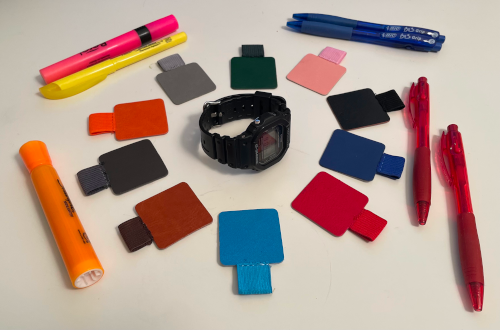
#> input picture A0-Introduction/images/source/image.png, 500 x 330 px
$ python main.py   (older library calls are emulated)
#> lines starting #> are read from the running program, lines starting #| are printed output that depends on the picture
### A0-Introduction/assignment0.py
# CS6475 - Fall 2022

# These are the only libraries you may use. No additional imports are allowed.
import cv2
import numpy as np


""" Assignment 0 - Introduction

This file has a number of basic image handling functions that you need
to write python3 code for in order to complete the assignment. We will
be using these image processing skills throughout the course, and this assignment helps
to familiarize yourself with the cv2 and numpy libraries. Please write
the appropriate code, following the instructions in the docstring for each
function. Make sure that you know which commands and libraries you may or may
not use.

GENERAL RULES:
saves, shows, displays, prints, or writes
    over the image
    1. DO NOT INCLUDE CODE THAT PRINTS, SAVES, DISPLAYS IMAGES, OR
    WRITES OVER THE INPUT IMAGE that you are being passed in. Any code line that
    you may have in your code to complete these actions must be commented out
    when you turn in your code. These actions may cause the autograder to crash
    or run slowly, possibly exceeding the time limit of 10 minutes,
    which will count as one of your limited attempts.

    2. DO NOT IMPORT ANY OTHER LIBRARIES aside from the ones that we
    provide above. If you do, you will error out the Autograder, counting as
    one of your attampts. You can complete the assignment with the given libraries.

    3. DO NOT CHANGE THE FORMAT OF THIS FILE. You may NOT change function
    type signatures (not even named parameters with defaults). You may add
    additional code to this file at your discretion, however it is your
    responsibility to ensure that the autograder accepts your submission. Any changes
    you make outside the areas annotated for student code must not impact your
    performance on the autograder, or the operation of the autograder as designed.

    4. THIS FILE HAS ONLY BEEN TESTED IN THE COURSE ENVIRONMENT, (CS6475).
    You are responsible for ensuring that your code executes properly in the
    course environment and in the Gradescope autograder.

    Thank you.
"""


# [18 lines left out: function returnYourName, not called in this run]


def imageDimensions(image):
    """ This function takes your input image and returns its array shape.
    You may use a numpy command to find the shape.

    Parameters
    ----------
    image : numpy.ndarray
        A 3-channel color (BGR) image, 200kB or less,
        represented as a numpy array of dimensions (HxWxD) and type np.uint8

    Returns
    ----------
    tuple:  tuple of numpy integers of type np.int
        the tuple returns the shape of the image ordered as
        (rows, columns, channels)
    """
    return image.shape

def imageSize(image):
    """ This function takes your input image and returns its array size,
    which is the total number of pixels used by all three channels.
    You may use a numpy command to find the size.

    Parameters
    ----------
    image : numpy.ndarray
        A 3-channel color (BGR) image, 200kB or less,
        represented as a numpy array of dimensions (HxWxD) and type np.uint8

    Returns
    ----------
    integer:  integer value of the total number of elements in your image
    """
    return image.size

def myFilter():
    """ This function returns the 2D (H, W) filter that you are using in
    the report. Enter values or calculations to generate your filter,
    as appropriate.

    Parameters
    ----------
    None

    Returns
    ----------
    filter : numpy.ndarray
        A 2D (H, W) numpy array of variable dimensions, with type np.float64.
        The filter must be square (H = W).
        The dimensions must be odd (H % 2 = 1), where % is the modular operator.
        https://www.w3schools.com/python/trypython.asp?filename=demo_oper_mod
        The filter elements should sum to:
        *  1 for most filters
        *  0 for edge filters
    """
    n = 7
    return np.ones((n, n), dtype=np.float64) * 1/(n**2)

def convolutionManual(image, filter):
    """ This function takes your input color (BGR) image and any square, symmetrical
    filter with odd dimensions and convolves them. MAKE SURE YOUR CODE PERFORMS
    CONVOLUTION, NOT CORRELATION. The difference is small but important.

    The returned image must be the same size and type as the input image. We will
    input different filters in the autograder tests, do not hard-code the filter.

    YOUR CODE MUST USE LOOPS (it will be slower) and move the filter past each pixel
    of your image to determine the new pixel values. We assign this exercise to help
    you understand what filtering does and exactly how it is applied to an image.
    Almost every assignment will involve filtering, this is essential understanding.

    **************** FORBIDDEN COMMANDS ******************
    NO CV2 COMMANDS AT ALL MAY BE USED IN THIS FUNCTION
    NO NUMPY CONVOLVE OR STRIDES COMMANDS
    In general, no use of commands that do your homework for you.
    The use of forbidden commands may result in a zero score
    and an honor code violation review.

    We will review the code from this function during grading.
    If we find that you are using any commands that are
    forbidden here, you may receive a zero for the assignment
    and it will be reviewed for an honor code violation.
    ******************************************************

    Follow these steps:
    (1) Copy the image into a new array, so that you do not write over the image.
        Change the type to float64 for calculations.
    (2) From the shape of the filter, determine how many rows of padding you need.
    (3) Pad the copied image with "mirrored" padding. You must use the correct
        amount of padding of the correct type. For example: if a 7x7 filter is
        used you will require three rows/columns of padding around the image.
        A mirrored padding row will look like:

            image row [abcdefgh] ====> padded image row [cba|abcdefgh|hgf]

        Note1: If you use np.pad for this, each channel must be filtered separately.

    (4) Convolve, passing the filter (kernel) through all of the padded image.
        Save new pixel values in the result array. Don't overwrite the padded image!
    (5) Use numpy.rint to round your values after convolution is completed.
    (6) Convert to the required output type.

    Parameters
    ----------
    image : numpy.ndarray
        A 3-channel color (BGR) image, 300kB or less, represented as a numpy array of
        dimensions (H, W, channels) and type np.uint8
    filter_rot : numpy.ndarray
        A 2D numpy array of variable dimensions, with type np.float.
        The filter (also called kernel) will be square and symmetrical,
        with odd values. Your code should be able to handle
        any filter that fits this description.
    Returns
    ----------
    image:  numpy.ndarray
        a convolved numpy array with the same dimensions (H, W, ch) as the input image
        with type np.uint8.
    """
    # copy and cast image
    img = image.copy()
    img_64 = image.astype(np.float64)

    # cast filter and transform
    filter_rot = np.rot90(filter.astype(np.float64), 2)
    filter_h = filter_rot.shape[0]
    # using: 2k + 1 = filter_height, and solving for k
    padding = int((filter_h - 1) / 2)

    # Pad image
    npad = ((padding, padding), (padding, padding), (0, 0))
    img_mirror = np.pad(img_64, npad, mode='symmetric')

    result = np.zeros_like(img, dtype=np.float64)
    h, w, channels = img.shape
    for row in range(padding, padding+h):
        for col in range(padding, padding+w):
            for ch in range(channels):
                row_start = row-padding
                row_end = row+padding+1
                col_start = col-padding
                col_end = col+padding+1

                tmp = img_mirror[row_start:row_end, col_start:col_end, ch] * filter_rot
                result[row-padding][col-padding][ch] = tmp.sum()

    result = np.rint(result.astype(np.float64))
    return result.astype(np.uint8)


def convolutionCV2(image, filter):
    """ This function performs convolution on your image using a square,
    symmetrical odd-dimension 2D filter. Use cv2 commands to complete this
    function. See the opencv docs for the version of cv2 used in the class env.
    Opencv has good tutorials for image processing.

    *** Hint: You may use cv2.filter2D for this function, but you must closely
        read the docs. You are performing convlution, not cross correlation.

    Follow these steps:
    (1) same as convolutionManual.
    (2) Ensure your padding is in the same mirrored style as the manual version,
        which must match this format:

            image row [abcdefgh] ====> padded image row [cba|abcdefgh|hgf]

        Warning: With opencv commands you may not need to code the padding, which
        is determined by the Border Type value. Numpy and cv2 use different names
        for this style of padding.
    (3) Complete the convolution.
    (4) Process your image array to meet the return requirements

    Parameters
    ----------
    image : numpy.ndarray
        A 3-channel color (BGR) image, 300kB or less,
        represented as a numpy array of dimensions (HxWxD) and type np.uint8
    filter : numpy.ndarray
        A 2D numpy array of variable dimension values and type np.float.
        The filter will be square and symmetrical, with odd values.
        Your code should be able to handle any filter that
        fits this description.
    Returns
    ----------
    image:  numpy.ndarray
        a convolved numpy array with the same dimensions as the input image and
        type np.uint8.
    """
    img = image.copy()
    img_64 = img.astype(np.float64)

    # using: 2k + 1 = filter_height, and solving for k
    filter_flipped = cv2.flip(filter.astype(np.float64), flipCode=-1)
    # filter_h = filter.shape[0]
    # padding = int((filter_h - 1) / 2)

    result = cv2.filter2D(img_64, ddepth=-1, kernel=filter_flipped, borderType=cv2.BORDER_REFLECT)
    result = np.rint(result.astype(np.float64))
    return result.astype(np.uint8)


# ----------------------------------------------------------
# [34 lines that do not run on import are left out]

### A0-Introduction/main.py
"""
You can use this file to execute your code. You are NOT required
to use this file, and ARE ALLOWED to make ANY changes you want in
THIS file. This file will not be submitted with your assignment
or report.

DO NOT SHARE CODE (INCLUDING TEST CASES) WITH OTHER STUDENTS.
"""

import cv2
import numpy as np
import os
import errno
from assignment0 import imageDimensions, imageSize, myFilter, convolutionManual, convolutionCV2

SRC_FOLDER = "images/source"
OUT_FOLDER = "images/output"


def main(image, out_path):
    """ Apply convolution(s) to a given image"""

    print("image shape =",imageDimensions(image))

    # check image size
    image_size = imageSize(image) / 1000
    print('image_size =', image_size, 'kB')

    my_filter = myFilter()
    print('sum of filter elements =', np.sum(my_filter))

    conv_manual = convolutionManual(image, my_filter)
    conv_cv2 = convolutionCV2(image, my_filter)

    out_manual = os.path.join(out_path, 'convolveManual.png')
    out_cv2 = os.path.join(out_path, 'convolveCV2.png')

    cv2.imwrite(out_manual, conv_manual)
    cv2.imwrite(out_cv2, conv_cv2)
    print('images created in', out_path,' folder')


if __name__ == '__main__':
    """ Apply convolution to single image in all folders below SRC_FOLDER
    """

    subfolders = os.walk(SRC_FOLDER)

    for dirpath, dirnames, fnames in subfolders:

        image_dir = os.path.split(dirpath)[-1]
        output_dir = os.path.join(OUT_FOLDER)

        print("Processing files in '" + image_dir + "' folder...")

        try:
            os.makedirs(output_dir)
        except OSError as exception:
            if exception.errno != errno.EEXIST:
                raise

        # the source folder should contain a single image of type .png or .jpg
        image_name = os.path.join(dirpath, fnames[0])
        image = cv2.imread(image_name, cv2.IMREAD_COLOR)
#> image is the input picture: shape (330, 500, 3); mean B, G, R 144.3, 153.7, 176.4

        main(image, output_dir)
#| image shape = (330, 500, 3)
#> in main, `image_size = imageSize(image) / 1000`: image_size = 495
#| image_size = 495.0 kB
#> in convolutionManual, `img_mirror = np.pad(img_64, npad, mode='symmetric')`:
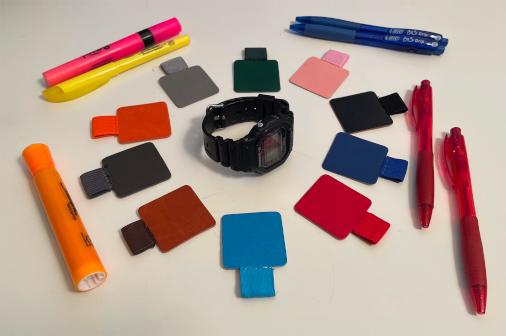
#> img_mirror: shape (336, 506, 3) float64; mean B, G, R 145.6, 155.1, 177.3
#> after the loop in convolutionManual, `for row in range(padding, padding+h):`:
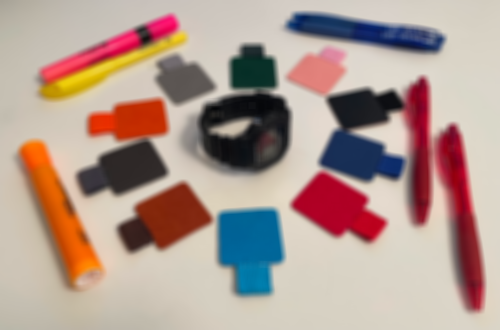
#> result: shape (330, 500, 3) float64; mean B, G, R 144.3, 153.7, 176.4
